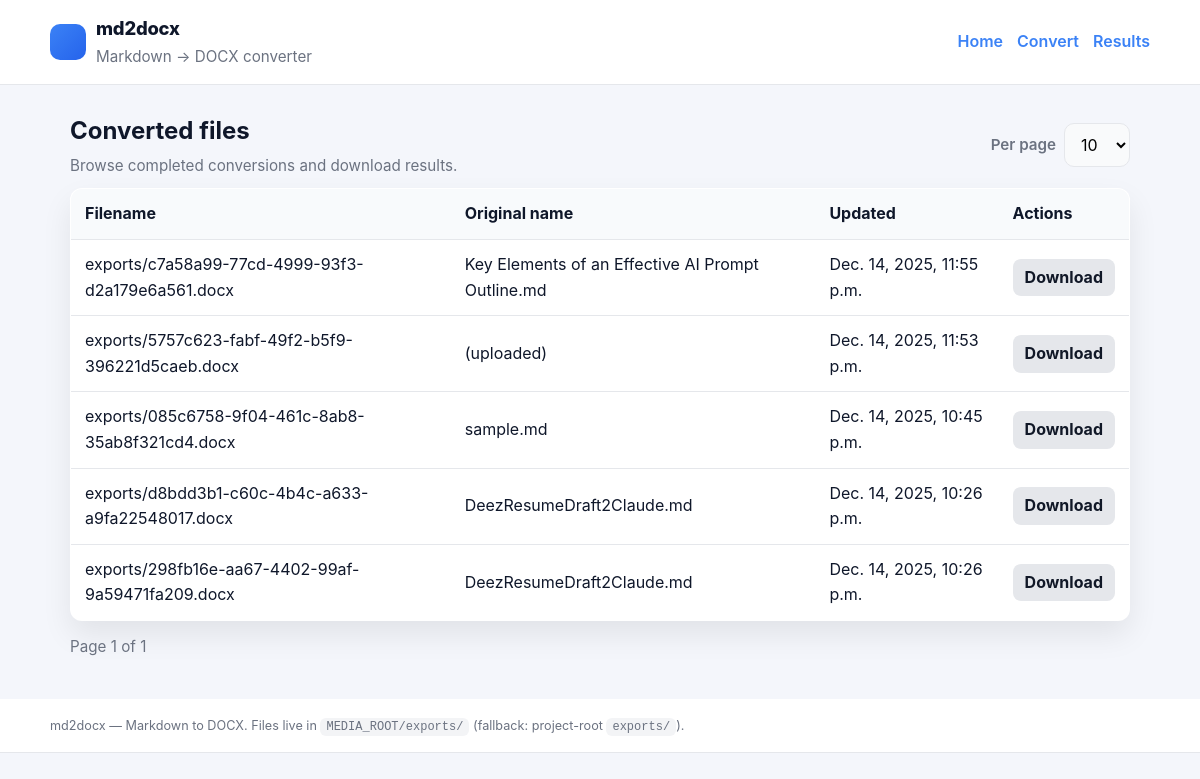
Before: /md2docx/list/ with the older database file.
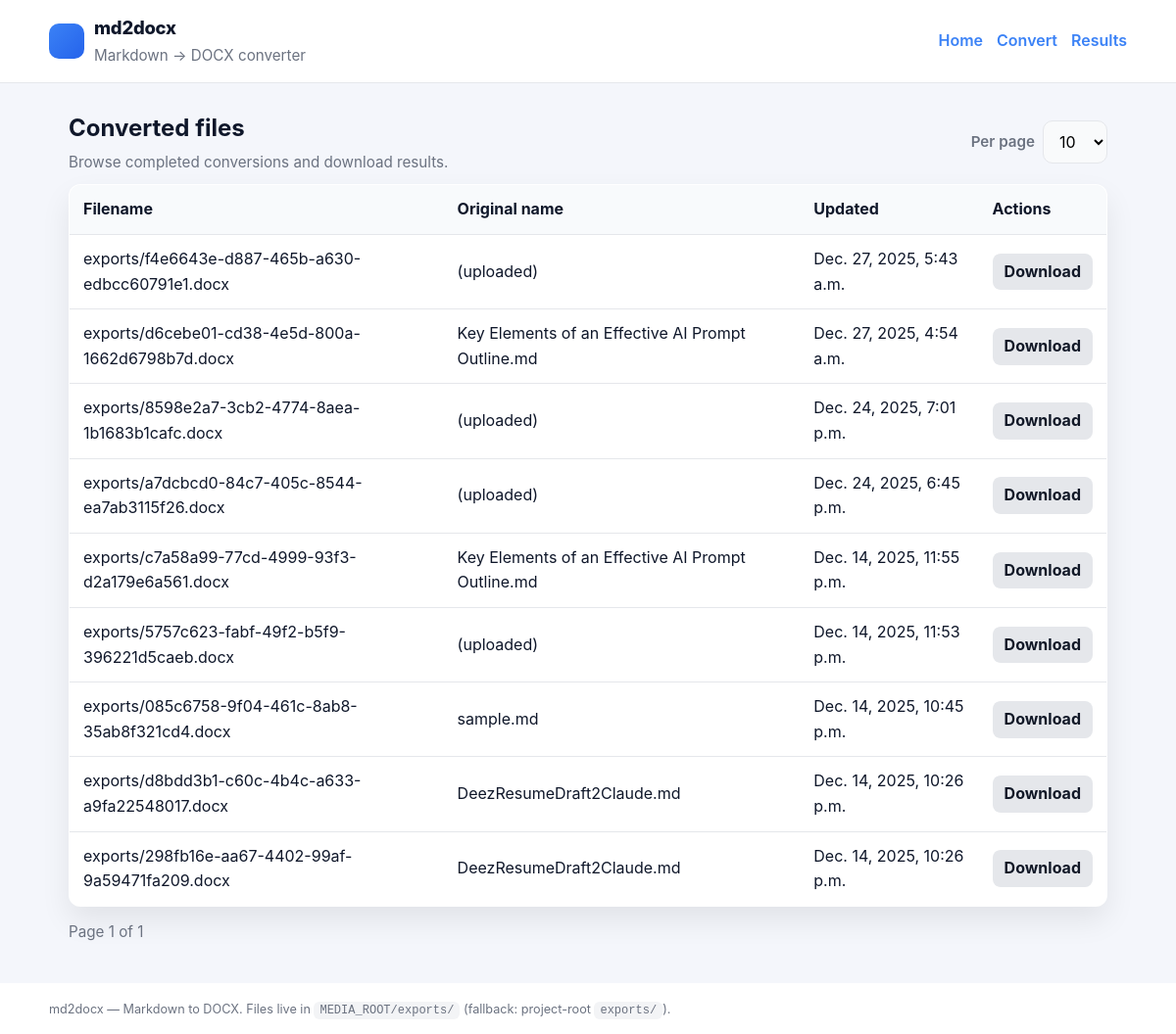
After: the same page with the newer database file.
### md2docx/models.py (models this page shows, shortened)
class ConversionTask(models.Model):
	STATUS_PENDING = 'pending'
	STATUS_PROCESSING = 'processing'
	STATUS_DONE = 'done'
	STATUS_FAILED = 'failed'
	STATUS_CHOICES = [
		(STATUS_PENDING, 'Pending'),
		(STATUS_PROCESSING, 'Processing'),
		(STATUS_DONE, 'Done'),
		(STATUS_FAILED, 'Failed'),
	]
	id = models.UUIDField(primary_key=True, default=uuid.uuid4, editable=False)
	input_markdown = models.TextField(blank=True)
	status = models.CharField(max_length=20, choices=STATUS_CHOICES, default=STATUS_PENDING)
	result_file = models.FileField(upload_to='exports/', null=True, blank=True)
	error_message = models.TextField(blank=True)
	original_filename = models.CharField(max_length=255, blank=True)
	progress = models.IntegerField(default=0)
	created_at = models.DateTimeField(auto_now_add=True)
	updated_at = models.DateTimeField(auto_now=True)

### md2docx/views_list_and_api.py (the view)
# urls.py: path("list/", views.list_conversions, name="list"),
def list_conversions(request):
    per_page = int(request.GET.get('per_page', 10))
    if per_page not in (10, 25, 50):
        per_page = 10
    page = int(request.GET.get('page', 1))
    qs = ConversionTask.objects.filter(status=ConversionTask.STATUS_DONE).order_by('-updated_at')
    paginator = Paginator(qs, per_page)
    page_obj = paginator.get_page(page)
    return render(request, 'md2docx/list.html', {'page_obj': page_obj, 'per_page': per_page})

### md2docx/templates/md2docx/list.html (shortened to what this page needs)
{% extends "md2docx/base.html" %}
{% block content %}
  <div class="flex-between" style="gap:12px; margin-bottom:10px;">
    <div>
      <h2 style="margin:0 0 4px;">Converted files</h2>
      <p class="muted" style="margin:0;">Browse completed conversions and download results.</p>
    </div>
    <form method="get" style="display:flex; align-items:center; gap:8px;">
      <label class="muted" style="margin:0;">Per page</label>
      <select name="per_page" onchange="this.form.submit()" style="width:auto;">
        <option value="10" {% if per_page == 10 %}selected{% endif %}>10</option>
      </select>
    </form>
  </div>
  <table class="table">
    <thead>
      <tr>
        <th>Filename</th>
        <th>Original name</th>
        <th>Updated</th>
        <th>Actions</th>
      </tr>
    </thead>
    <tbody>
      {% for task in page_obj.object_list %}
      <tr>
        <td>{{ task.result_file.name|default:"(none)" }}</td>
        <td>{{ task.original_filename|default:"(uploaded)" }}</td>
        <td>{{ task.updated_at }}</td>
        <td>
          <a class="btn btn-secondary" style="padding:6px 12px; border-radius:8px;" href="{% url 'md2docx:download' task.id %}">Download</a>
        </td>
      </tr>
      {% empty %}
      <tr><td colspan="4" class="muted" style="text-align:center; padding:16px;">No converted files found.</td></tr>
      {% endfor %}
    </tbody>
  </table>
  <div class="pagination">
    <span class="muted">Page {{ page_obj.number }} of {{ page_obj.paginator.num_pages }}</span>
  </div>
{% endblock %}

### md2docx/templates/md2docx/base.html (shortened to what this page needs)
<!doctype html>
<html lang="en">
  <head>
  </head>
  <body>
    {% include "md2docx/partials/header.html" %}
    <main class="container">
      {% block content %}{% endblock %}
    </main>
    {% include "md2docx/partials/footer.html" %}
  </body>
</html>

### md2docx/templates/md2docx/partials/header.html
<header>
  <div class="container flex-between" style="padding:14px 0;">
    <div style="display:flex; align-items:center; gap:10px;">
      <div style="width:36px; height:36px; border-radius:10px; background:linear-gradient(135deg,#3b82f6,#2563eb);"></div>
      <div>
        <div style="font-size:1.15rem; font-weight:800; letter-spacing:-0.2px;">md2docx</div>
        <div class="muted" style="margin-top:2px; font-size:0.95rem;">Markdown → DOCX converter</div>
      </div>
    </div>
    <nav style="display:flex; gap:14px; font-weight:600;">
      <a href="{% url 'md2docx:home' %}">Home</a>
      <a href="{% url 'md2docx:convert' %}">Convert</a>
      <a href="{% url 'md2docx:list' %}">Results</a>
    </nav>
  </div>
</header>

### md2docx/templates/md2docx/partials/footer.html
<footer style="padding:14px 0;">
  <div class="container muted">
    <small>md2docx — Markdown to DOCX. Files live in <code>MEDIA_ROOT/exports/</code> (fallback: project-root <code>exports/</code>).</small>
  </div>
</footer>

### md2docx/templates/md2docx/base.html (style rules this page uses)
:root { --bg: #f4f6fb; --surface: #ffffff; --primary: #3b82f6; --primary-dark: #2563eb; --muted: #6b7280; --border: #e5e7eb; --radius: 12px; --shadow: 0 14px 30px rgba(0,0,0,0.08); }
* { box-sizing: border-box; }
body { margin: 0; padding: 0; font-family: "Inter", system-ui, -apple-system, "Segoe UI", Roboto, "Helvetica Neue", Arial, sans-serif; background: var(--bg); color: #0f172a; line-height: 1.6; }
a { color: var(--primary); text-decoration: none; }
header, footer { background: #ffffff; box-shadow: 0 1px 0 var(--border); }
main { padding: 28px 20px 40px; }
.container { max-width: 1100px; margin: 0 auto; }
.flex-between { display: flex; align-items: center; justify-content: space-between; gap: 16px; flex-wrap: wrap; }
.muted { color: var(--muted); font-size: 0.95rem; }
label { font-weight: 600; display: block; margin-bottom: 6px; }
input[type="text"], input[type="file"], textarea, select { width: 100%; font: inherit; padding: 10px 12px; border-radius: 10px; border: 1px solid var(--border); background: #f9fafb; }
.btn { display: inline-flex; align-items: center; gap: 8px; border: none; border-radius: 999px; padding: 10px 16px; font-weight: 700; cursor: pointer; transition: transform 80ms ease, box-shadow 120ms ease; }
.btn-secondary { background: #e5e7eb; color: #111827; }
.table { width:100%; border-collapse: collapse; background: var(--surface); border:1px solid var(--border); border-radius: var(--radius); overflow:hidden; box-shadow: var(--shadow); }
.table th, .table td { padding: 12px 14px; text-align: left; }
.table thead { background:#f8fafc; border-bottom:1px solid var(--border); }
.table tr + tr { border-top:1px solid var(--border); }
.pagination { display:flex; gap:10px; align-items:center; margin-top:14px; }
code { background:#f3f4f6; padding:2px 6px; border-radius:6px; font-size:0.95em; }

Changed rows visible on the page:
added ConversionTask: result_file.name "exports/f4e6643e-d887-465b-a630-edbcc60791e1.docx", original_filename "(uploaded)", updated_at "Dec. 27, 2025, 5:43 a.m."
added ConversionTask: result_file.name "exports/d6cebe01-cd38-4e5d-800a-1662d6798b7d.docx", original_filename "Key Elements of an Effective AI Prompt Outline.md", updated_at "Dec. 27, 2025, 4:54 a.m."
added ConversionTask: result_file.name "exports/8598e2a7-3cb2-4774-8aea-1b1683b1cafc.docx", original_filename "(uploaded)", updated_at "Dec. 24, 2025, 7:01 p.m."
added ConversionTask: result_file.name "exports/a7dcbcd0-84c7-405c-8544-ea7ab3115f26.docx", original_filename "(uploaded)", updated_at "Dec. 24, 2025, 6:45 p.m."
